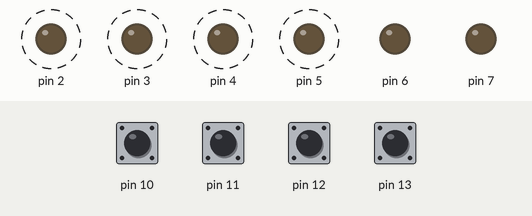
Recording of a sketch running on a simulated Arduino Uno, built with avr-gcc and run on an emulated ATmega328P. Parts: output pins drawn as LEDs (lit = HIGH). Dashed ring = blinking. Inputs (shaded band) come from the test bench; at power-on: pin 10–13 HIGH. Pins used as bus, display or sensor lines are not drawn.

Above: at 1.2 s.
1.3 s: pin 10 pulled LOW for 1 s
At 1.45 s:
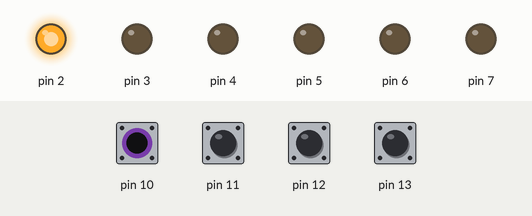
At 2.55 s:
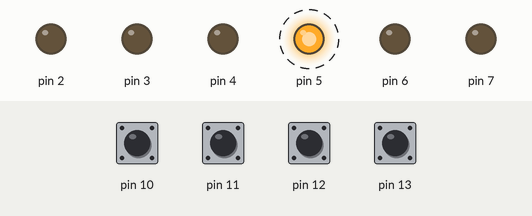
Timing chart, 0 to 10.3 s (numbered marks = the images above; inputs shaded):
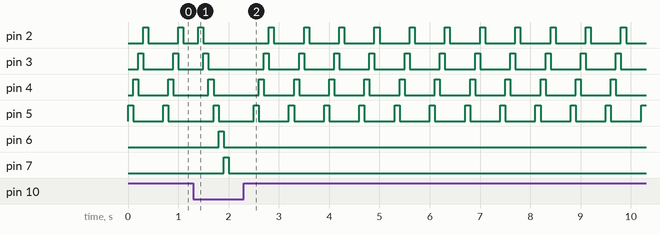

Measured:
- after the input at 1.3 s, pin 6: LOW → HIGH after 0.50 s, → LOW 0.10 s later; pin 7: LOW → HIGH after 0.60 s, → LOW 0.10 s later
- by itself, pin 5: alternates HIGH for 0.10 s and LOW for 0.60 s

The sketch:

Lab01.ino
```cpp
//int b1;
//int b2;
//int b3;
//int b4;
//
//int stat = 0;
//
//int timp, start = millis();
//
//void setup() {
//  pinMode(4, INPUT_PULLUP);
//  pinMode(5, INPUT_PULLUP);
//  pinMode(6, INPUT_PULLUP);
//  pinMode(7, INPUT_PULLUP);
//  Serial.begin(9600);
//}
//
//void loop(){
//  b1=digitalRead(4);
//  b2=digitalRead(5);
//  b3=digitalRead(6);
//  b4=digitalRead(7);
//  timp = millis() - start;
//  if(b1 == 0)
//    Serial.println(timp);
//  if(b2 == 0)
//    Serial.println((millis()-start)/1000);
//  if(b3 == 0)
//    Serial.println("Button pressed");
//  delay(100);
//}

int b1;
int b2;
int b3;
int b4;

unsigned char stat = 0;

void setup() {
  pinMode(10, INPUT_PULLUP);
  pinMode(11, INPUT_PULLUP);
  pinMode(12, INPUT_PULLUP);
  pinMode(13, INPUT_PULLUP);

  DDRD = 0b11111111;

  Serial.begin(9600);
}

void loop(){
  b1=digitalRead(10);
  b2=digitalRead(11);
  b3=digitalRead(12);
  b4=digitalRead(13);

  if(b1 == 1){
    if ((stat and 0b000001) == 0)
      stat = (stat>>1) + 0b100000;
      else
        stat = stat>>1;
  }else{
    if ((stat << 6) == 0)
      stat = (stat<<1) + 1;
      else
        stat = stat<<1;
  }

  PORTD = stat;
  delay(100);
}
```
